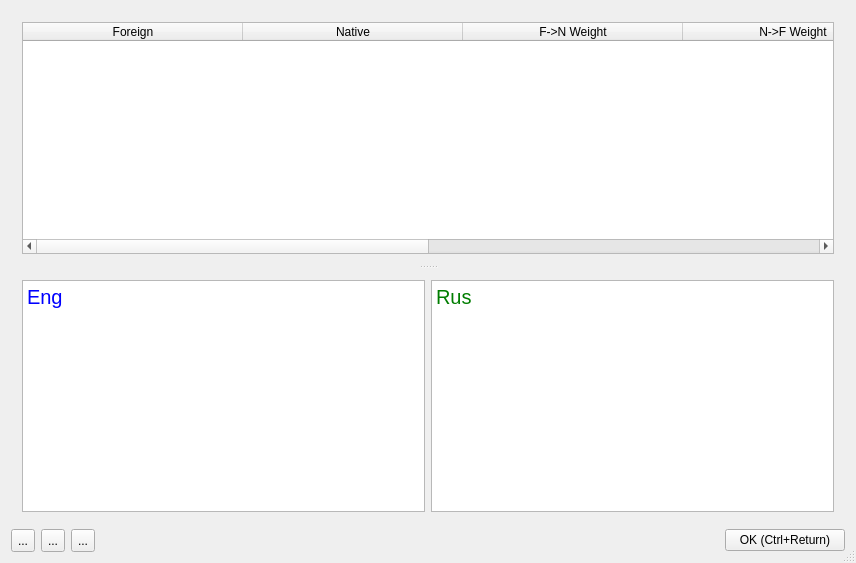
<?xml version="1.0" encoding="UTF-8"?>
<ui version="4.0">
 <class>QtTestClass</class>
 <widget class="QDialog" name="QtTestClass">
  <property name="windowModality">
   <enum>Qt::ApplicationModal</enum>
  </property>
  <property name="geometry">
   <rect>
    <x>0</x>
    <y>0</y>
    <width>856</width>
    <height>563</height>
   </rect>
  </property>
  <property name="windowTitle">
   <string>Flashcard edit</string>
  </property>
  <property name="sizeGripEnabled">
   <bool>true</bool>
  </property>
  <property name="modal">
   <bool>true</bool>
  </property>
  <layout class="QVBoxLayout" name="verticalLayout">
   <item>
    <layout class="QVBoxLayout" name="verticalLayout_3">
     <item>
      <widget class="QSplitter" name="splitter">
       <property name="orientation">
        <enum>Qt::Vertical</enum>
       </property>
       <property name="childrenCollapsible">
        <bool>false</bool>
       </property>
       <widget class="QWidget" name="layoutWidget">
        <layout class="QHBoxLayout" name="horizontalLayout_3">
         <item>
          <widget class="QTableWidget" name="tableFlashcard">
           <property name="focusPolicy">
            <enum>Qt::ClickFocus</enum>
           </property>
           <property name="frameShape">
            <enum>QFrame::StyledPanel</enum>
           </property>
           <property name="editTriggers">
            <set>QAbstractItemView::NoEditTriggers</set>
           </property>
           <property name="tabKeyNavigation">
            <bool>false</bool>
           </property>
           <property name="alternatingRowColors">
            <bool>false</bool>
           </property>
           <property name="selectionMode">
            <enum>QAbstractItemView::SingleSelection</enum>
           </property>
           <property name="selectionBehavior">
            <enum>QAbstractItemView::SelectRows</enum>
           </property>
           <attribute name="horizontalHeaderDefaultSectionSize">
            <number>220</number>
           </attribute>
           <attribute name="horizontalHeaderHighlightSections">
            <bool>false</bool>
           </attribute>
           <attribute name="horizontalHeaderStretchLastSection">
            <bool>false</bool>
           </attribute>
           <attribute name="verticalHeaderVisible">
            <bool>false</bool>
           </attribute>
           <attribute name="verticalHeaderDefaultSectionSize">
            <number>21</number>
           </attribute>
           <attribute name="verticalHeaderMinimumSectionSize">
            <number>10</number>
           </attribute>
           <column>
            <property name="text">
             <string>Foreign</string>
            </property>
           </column>
           <column>
            <property name="text">
             <string>Native</string>
            </property>
           </column>
           <column>
            <property name="text">
             <string>F-&gt;N Weight</string>
            </property>
           </column>
           <column>
            <property name="text">
             <string>N-&gt;F Weight</string>
            </property>
           </column>
           <column>
            <property name="text">
             <string>F-&gt;N Attempts</string>
            </property>
           </column>
           <column>
            <property name="text">
             <string>N-&gt;F Attempts</string>
            </property>
           </column>
          </widget>
         </item>
        </layout>
       </widget>
       <widget class="QWidget" name="horizontalLayoutWidget">
        <layout class="QHBoxLayout" name="horizontalLayout_2">
         <item>
          <widget class="QPlainTextEdit" name="plainTextForeign">
           <property name="palette">
            <palette>
             <active>
              <colorrole role="Text">
               <brush brushstyle="SolidPattern">
                <color alpha="255">
                 <red>0</red>
                 <green>0</green>
                 <blue>255</blue>
                </color>
               </brush>
              </colorrole>
             </active>
             <inactive>
              <colorrole role="Text">
               <brush brushstyle="SolidPattern">
                <color alpha="255">
                 <red>0</red>
                 <green>0</green>
                 <blue>255</blue>
                </color>
               </brush>
              </colorrole>
             </inactive>
             <disabled>
              <colorrole role="Text">
               <brush brushstyle="SolidPattern">
                <color alpha="255">
                 <red>120</red>
                 <green>120</green>
                 <blue>120</blue>
                </color>
               </brush>
              </colorrole>
             </disabled>
            </palette>
           </property>
           <property name="font">
            <font>
             <pointsize>15</pointsize>
             <weight>50</weight>
             <bold>false</bold>
             <kerning>true</kerning>
            </font>
           </property>
           <property name="frameShape">
            <enum>QFrame::StyledPanel</enum>
           </property>
           <property name="tabChangesFocus">
            <bool>true</bool>
           </property>
           <property name="plainText">
            <string>Eng</string>
           </property>
          </widget>
         </item>
         <item>
          <widget class="QPlainTextEdit" name="plainTextNative">
           <property name="palette">
            <palette>
             <active>
              <colorrole role="Text">
               <brush brushstyle="SolidPattern">
                <color alpha="255">
                 <red>0</red>
                 <green>125</green>
                 <blue>0</blue>
                </color>
               </brush>
              </colorrole>
             </active>
             <inactive>
              <colorrole role="Text">
               <brush brushstyle="SolidPattern">
                <color alpha="255">
                 <red>0</red>
                 <green>125</green>
                 <blue>0</blue>
                </color>
               </brush>
              </colorrole>
             </inactive>
             <disabled>
              <colorrole role="Text">
               <brush brushstyle="SolidPattern">
                <color alpha="255">
                 <red>120</red>
                 <green>120</green>
                 <blue>120</blue>
                </color>
               </brush>
              </colorrole>
             </disabled>
            </palette>
           </property>
           <property name="font">
            <font>
             <pointsize>15</pointsize>
             <weight>50</weight>
             <bold>false</bold>
             <kerning>true</kerning>
            </font>
           </property>
           <property name="frameShape">
            <enum>QFrame::StyledPanel</enum>
           </property>
           <property name="tabChangesFocus">
            <bool>true</bool>
           </property>
           <property name="plainText">
            <string>Rus</string>
           </property>
          </widget>
         </item>
        </layout>
       </widget>
      </widget>
     </item>
     <item>
      <layout class="QHBoxLayout" name="horizontalLayout_4">
       <item>
        <widget class="QToolButton" name="toolButton_1">
         <property name="minimumSize">
          <size>
           <width>0</width>
           <height>23</height>
          </size>
         </property>
         <property name="focusPolicy">
          <enum>Qt::NoFocus</enum>
         </property>
         <property name="text">
          <string>...</string>
         </property>
        </widget>
       </item>
       <item>
        <widget class="QToolButton" name="toolButton_2">
         <property name="minimumSize">
          <size>
           <width>0</width>
           <height>23</height>
          </size>
         </property>
         <property name="focusPolicy">
          <enum>Qt::NoFocus</enum>
         </property>
         <property name="text">
          <string>...</string>
         </property>
        </widget>
       </item>
       <item>
        <widget class="QToolButton" name="toolButton_3">
         <property name="minimumSize">
          <size>
           <width>0</width>
           <height>23</height>
          </size>
         </property>
         <property name="focusPolicy">
          <enum>Qt::NoFocus</enum>
         </property>
         <property name="text">
          <string>...</string>
         </property>
        </widget>
       </item>
       <item>
        <spacer name="horizontalSpacer">
         <property name="orientation">
          <enum>Qt::Horizontal</enum>
         </property>
         <property name="sizeHint" stdset="0">
          <size>
           <width>40</width>
           <height>20</height>
          </size>
         </property>
        </spacer>
       </item>
       <item>
        <widget class="QPushButton" name="btnSave">
         <property name="minimumSize">
          <size>
           <width>120</width>
           <height>0</height>
          </size>
         </property>
         <property name="focusPolicy">
          <enum>Qt::NoFocus</enum>
         </property>
         <property name="toolTip">
          <string>Close dialog and save changes</string>
         </property>
         <property name="text">
          <string>OK (Ctrl+Return)</string>
         </property>
         <property name="shortcut">
          <string>Ctrl+Return</string>
         </property>
        </widget>
       </item>
      </layout>
     </item>
    </layout>
   </item>
  </layout>
  <action name="actionAdd">
   <property name="text">
    <string>Add (Ctrl+=)</string>
   </property>
   <property name="toolTip">
    <string>Add new flashcard</string>
   </property>
   <property name="shortcut">
    <string>Ctrl+=</string>
   </property>
  </action>
  <action name="actionDelete">
   <property name="text">
    <string>Remove (Ctrl+-)</string>
   </property>
   <property name="toolTip">
    <string>Remove selected flashcard</string>
   </property>
   <property name="shortcut">
    <string>Ctrl+-</string>
   </property>
  </action>
  <action name="actionAdjustHeights">
   <property name="text">
    <string>Adjust Heights  (Ctrl+H)</string>
   </property>
   <property name="toolTip">
    <string>Set rows height to minimum</string>
   </property>
   <property name="shortcut">
    <string>Ctrl+H</string>
   </property>
  </action>
 </widget>
 <layoutdefault spacing="6" margin="11"/>
 <tabstops>
  <tabstop>plainTextNative</tabstop>
  <tabstop>plainTextForeign</tabstop>
  <tabstop>btnSave</tabstop>
  <tabstop>tableFlashcard</tabstop>
 </tabstops>
 <resources>
  <include location="qttest.qrc"/>
 </resources>
 <connections/>
 <slots>
  <slot>OpenUrl()</slot>
  <slot>OpenStatic()</slot>
 </slots>
</ui>
